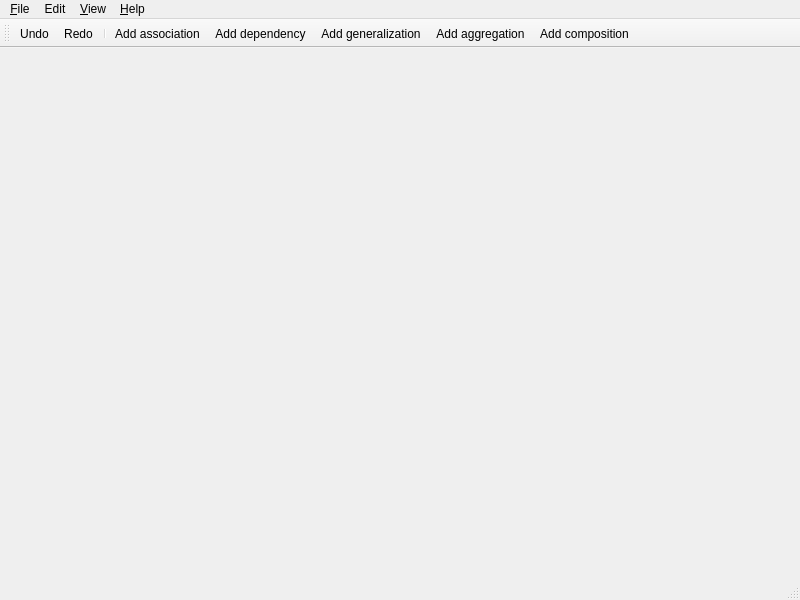
<?xml version="1.0" encoding="UTF-8"?>
<ui version="4.0">
 <class>GUI::MainWindow</class>
 <widget class="QMainWindow" name="GUI::MainWindow">
  <property name="windowModality">
   <enum>Qt::NonModal</enum>
  </property>
  <property name="geometry">
   <rect>
    <x>0</x>
    <y>0</y>
    <width>800</width>
    <height>600</height>
   </rect>
  </property>
  <property name="windowTitle">
   <string>Q-UML</string>
  </property>
  <property name="windowIcon">
   <iconset resource="main.qrc">
    <normaloff>:/img/pic/main.png</normaloff>:/img/pic/main.png</iconset>
  </property>
  <property name="documentMode">
   <bool>false</bool>
  </property>
  <property name="unifiedTitleAndToolBarOnMac">
   <bool>true</bool>
  </property>
  <widget class="QWidget" name="centralwidget">
   <layout class="QGridLayout" name="gridLayout">
    <property name="leftMargin">
     <number>0</number>
    </property>
    <property name="topMargin">
     <number>0</number>
    </property>
    <property name="rightMargin">
     <number>0</number>
    </property>
    <property name="bottomMargin">
     <number>0</number>
    </property>
   </layout>
  </widget>
  <widget class="QMenuBar" name="menubar">
   <property name="geometry">
    <rect>
     <x>0</x>
     <y>0</y>
     <width>800</width>
     <height>30</height>
    </rect>
   </property>
   <widget class="QMenu" name="menuFile">
    <property name="title">
     <string>&amp;File</string>
    </property>
    <addaction name="separator"/>
    <addaction name="actionNewProject"/>
    <addaction name="actionOpenProject"/>
    <addaction name="actionSaveProject"/>
    <addaction name="actionCloseProject"/>
    <addaction name="actionPreferences"/>
    <addaction name="actionExit"/>
   </widget>
   <widget class="QMenu" name="menu_Help">
    <property name="title">
     <string>&amp;Help</string>
    </property>
    <addaction name="actionAbout"/>
   </widget>
   <widget class="QMenu" name="menuEdit">
    <property name="title">
     <string>Edit</string>
    </property>
    <addaction name="actionUndo"/>
    <addaction name="actionRedo"/>
    <addaction name="actionCreateScope"/>
    <addaction name="separator"/>
    <addaction name="actionAddAssociation"/>
    <addaction name="actionAddDependency"/>
    <addaction name="actionAddGeneralization"/>
    <addaction name="actionAddAggregation"/>
    <addaction name="actionAddComposition"/>
   </widget>
   <widget class="QMenu" name="menuView">
    <property name="title">
     <string>&amp;View</string>
    </property>
    <addaction name="actionProjectsDockWidget"/>
    <addaction name="actionCommandsDockWidget"/>
    <addaction name="actionMessagesDockWidget"/>
    <addaction name="actionElementsDockWidget"/>
   </widget>
   <addaction name="menuFile"/>
   <addaction name="menuEdit"/>
   <addaction name="menuView"/>
   <addaction name="menu_Help"/>
  </widget>
  <widget class="QToolBar" name="toolBar">
   <property name="windowTitle">
    <string>toolBar</string>
   </property>
   <attribute name="toolBarArea">
    <enum>TopToolBarArea</enum>
   </attribute>
   <attribute name="toolBarBreak">
    <bool>false</bool>
   </attribute>
   <addaction name="actionUndo"/>
   <addaction name="actionRedo"/>
   <addaction name="separator"/>
   <addaction name="actionAddAssociation"/>
   <addaction name="actionAddDependency"/>
   <addaction name="actionAddGeneralization"/>
   <addaction name="actionAddAggregation"/>
   <addaction name="actionAddComposition"/>
  </widget>
  <widget class="QStatusBar" name="statusBar"/>
  <action name="actionExit">
   <property name="text">
    <string>&amp;Exit</string>
   </property>
   <property name="shortcut">
    <string>Alt+X</string>
   </property>
  </action>
  <action name="actionOpenProject">
   <property name="text">
    <string>&amp;Open Project</string>
   </property>
   <property name="shortcut">
    <string>Ctrl+O</string>
   </property>
  </action>
  <action name="actionSaveProject">
   <property name="text">
    <string>&amp;Save Active Project</string>
   </property>
   <property name="shortcut">
    <string>Ctrl+S</string>
   </property>
  </action>
  <action name="actionNewProject">
   <property name="text">
    <string>&amp;New Project</string>
   </property>
   <property name="shortcut">
    <string>Ctrl+N</string>
   </property>
  </action>
  <action name="actionAbout">
   <property name="text">
    <string>&amp;About</string>
   </property>
  </action>
  <action name="actionCreateScope">
   <property name="icon">
    <iconset resource="main.qrc">
     <normaloff>:/icons/pic/icon_action_scope.png</normaloff>:/icons/pic/icon_action_scope.png</iconset>
   </property>
   <property name="text">
    <string>&amp;CreateScope</string>
   </property>
   <property name="toolTip">
    <string>Add new scope to the current project</string>
   </property>
  </action>
  <action name="actionRedo">
   <property name="icon">
    <iconset resource="main.qrc">
     <normaloff>:/icons/pic/icon_redo.png</normaloff>:/icons/pic/icon_redo.png</iconset>
   </property>
   <property name="text">
    <string>&amp;Redo</string>
   </property>
   <property name="toolTip">
    <string>Redo last actions</string>
   </property>
   <property name="shortcut">
    <string>Ctrl+Shift+Z</string>
   </property>
  </action>
  <action name="actionUndo">
   <property name="icon">
    <iconset resource="main.qrc">
     <normaloff>:/icons/pic/icon_undo.png</normaloff>:/icons/pic/icon_undo.png</iconset>
   </property>
   <property name="text">
    <string>&amp;Undo</string>
   </property>
   <property name="toolTip">
    <string>Undo last actions</string>
   </property>
   <property name="shortcut">
    <string>Ctrl+Z</string>
   </property>
  </action>
  <action name="actionProjectsDockWidget">
   <property name="checkable">
    <bool>true</bool>
   </property>
   <property name="text">
    <string>&amp;Projects</string>
   </property>
   <property name="toolTip">
    <string>Show/hide projects dock widget</string>
   </property>
   <property name="shortcut">
    <string>Ctrl+Shift+P</string>
   </property>
  </action>
  <action name="actionCommandsDockWidget">
   <property name="checkable">
    <bool>true</bool>
   </property>
   <property name="text">
    <string>&amp;Commands</string>
   </property>
   <property name="toolTip">
    <string>Show/hide commands dock widget</string>
   </property>
   <property name="shortcut">
    <string>Ctrl+Shift+C</string>
   </property>
  </action>
  <action name="actionMessagesDockWidget">
   <property name="checkable">
    <bool>true</bool>
   </property>
   <property name="text">
    <string>&amp;Messages</string>
   </property>
   <property name="toolTip">
    <string>Show/hide messages dock widget</string>
   </property>
   <property name="shortcut">
    <string>Ctrl+Shift+M</string>
   </property>
  </action>
  <action name="actionElementsDockWidget">
   <property name="checkable">
    <bool>true</bool>
   </property>
   <property name="text">
    <string>&amp;Elements</string>
   </property>
   <property name="toolTip">
    <string>Show/hide scheme elements</string>
   </property>
   <property name="shortcut">
    <string>Ctrl+Shift+E</string>
   </property>
  </action>
  <action name="actionAddAssociation">
   <property name="checkable">
    <bool>true</bool>
   </property>
   <property name="icon">
    <iconset resource="main.qrc">
     <normaloff>:/icons/pic/icon_association.png</normaloff>:/icons/pic/icon_association.png</iconset>
   </property>
   <property name="text">
    <string>&amp;Add association</string>
   </property>
   <property name="toolTip">
    <string>Add association relation</string>
   </property>
  </action>
  <action name="actionAddDependency">
   <property name="checkable">
    <bool>true</bool>
   </property>
   <property name="icon">
    <iconset resource="main.qrc">
     <normaloff>:/icons/pic/icon_dependency.png</normaloff>:/icons/pic/icon_dependency.png</iconset>
   </property>
   <property name="text">
    <string>Add &amp;dependency</string>
   </property>
   <property name="toolTip">
    <string>Add dependency relation</string>
   </property>
  </action>
  <action name="actionAddGeneralization">
   <property name="checkable">
    <bool>true</bool>
   </property>
   <property name="icon">
    <iconset resource="main.qrc">
     <normaloff>:/icons/pic/icon_generalization.png</normaloff>:/icons/pic/icon_generalization.png</iconset>
   </property>
   <property name="text">
    <string>Add &amp;generalization</string>
   </property>
   <property name="toolTip">
    <string>Add generalization relation</string>
   </property>
  </action>
  <action name="actionAddAggregation">
   <property name="checkable">
    <bool>true</bool>
   </property>
   <property name="icon">
    <iconset resource="main.qrc">
     <normaloff>:/icons/pic/icon_aggregation.png</normaloff>:/icons/pic/icon_aggregation.png</iconset>
   </property>
   <property name="text">
    <string>Add aggr&amp;egation</string>
   </property>
   <property name="toolTip">
    <string>Add aggregation relation</string>
   </property>
  </action>
  <action name="actionAddComposition">
   <property name="checkable">
    <bool>true</bool>
   </property>
   <property name="icon">
    <iconset resource="main.qrc">
     <normaloff>:/icons/pic/icon_composition.png</normaloff>:/icons/pic/icon_composition.png</iconset>
   </property>
   <property name="text">
    <string>Add c&amp;omposition</string>
   </property>
   <property name="toolTip">
    <string>Add composition relation</string>
   </property>
  </action>
  <action name="actionCloseProject">
   <property name="text">
    <string>&amp;Close Active Project</string>
   </property>
   <property name="toolTip">
    <string>Close current project</string>
   </property>
   <property name="shortcut">
    <string>Ctrl+Shift+X</string>
   </property>
  </action>
  <action name="actionPreferences">
   <property name="text">
    <string>&amp;Preferences</string>
   </property>
   <property name="toolTip">
    <string>Display Preferences</string>
   </property>
  </action>
 </widget>
 <resources>
  <include location="main.qrc"/>
 </resources>
 <connections>
  <connection>
   <sender>actionExit</sender>
   <signal>triggered()</signal>
   <receiver>GUI::MainWindow</receiver>
   <slot>onExit()</slot>
   <hints>
    <hint type="sourcelabel">
     <x>-1</x>
     <y>-1</y>
    </hint>
    <hint type="destinationlabel">
     <x>399</x>
     <y>299</y>
    </hint>
   </hints>
  </connection>
  <connection>
   <sender>actionOpenProject</sender>
   <signal>triggered()</signal>
   <receiver>GUI::MainWindow</receiver>
   <slot>onOpenProject()</slot>
   <hints>
    <hint type="sourcelabel">
     <x>-1</x>
     <y>-1</y>
    </hint>
    <hint type="destinationlabel">
     <x>399</x>
     <y>299</y>
    </hint>
   </hints>
  </connection>
  <connection>
   <sender>actionSaveProject</sender>
   <signal>triggered()</signal>
   <receiver>GUI::MainWindow</receiver>
   <slot>onSaveProject()</slot>
   <hints>
    <hint type="sourcelabel">
     <x>-1</x>
     <y>-1</y>
    </hint>
    <hint type="destinationlabel">
     <x>399</x>
     <y>299</y>
    </hint>
   </hints>
  </connection>
  <connection>
   <sender>actionCreateScope</sender>
   <signal>triggered()</signal>
   <receiver>GUI::MainWindow</receiver>
   <slot>onCreateScope()</slot>
   <hints>
    <hint type="sourcelabel">
     <x>-1</x>
     <y>-1</y>
    </hint>
    <hint type="destinationlabel">
     <x>399</x>
     <y>299</y>
    </hint>
   </hints>
  </connection>
  <connection>
   <sender>actionCloseProject</sender>
   <signal>triggered()</signal>
   <receiver>GUI::MainWindow</receiver>
   <slot>onCloseProject()</slot>
   <hints>
    <hint type="sourcelabel">
     <x>-1</x>
     <y>-1</y>
    </hint>
    <hint type="destinationlabel">
     <x>399</x>
     <y>299</y>
    </hint>
   </hints>
  </connection>
 </connections>
 <slots>
  <slot>onAbout()</slot>
  <slot>onExit()</slot>
  <slot>onNewProject()</slot>
  <slot>onOpenProject()</slot>
  <slot>onSaveProject()</slot>
  <slot>onCreateScope()</slot>
  <slot>onAddAlias()</slot>
  <slot>onAddUnion()</slot>
  <slot>onAddStruct()</slot>
  <slot>onAddClass()</slot>
  <slot>onAddTemplate()</slot>
  <slot>onMakeRelation()</slot>
  <slot>onCloseProject()</slot>
 </slots>
</ui>
